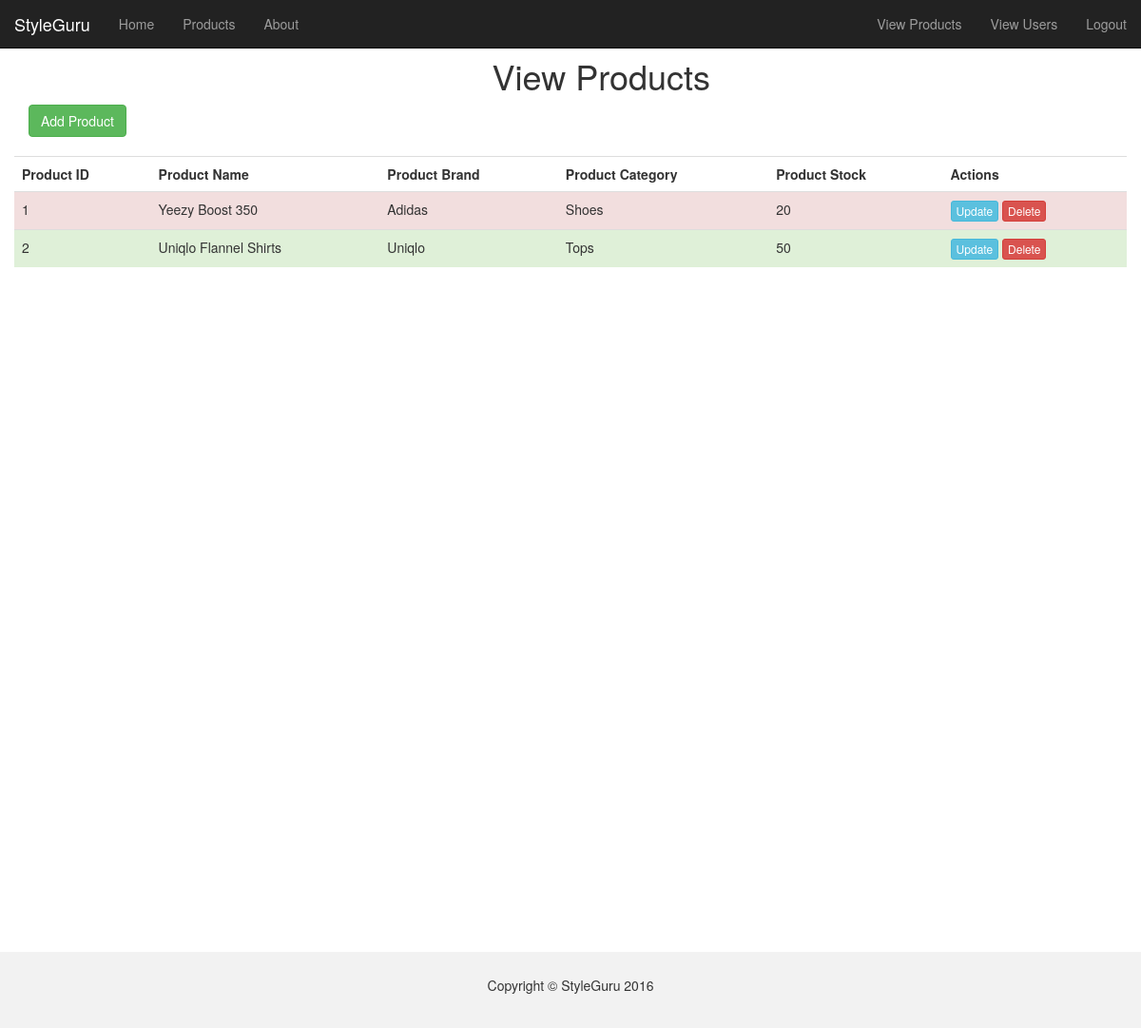
Page /index.php/db_process/viewproducts_admin on the committed database.
### tables this page shows
CREATE TABLE `product` (
  `p_id` int(11) NOT NULL,
  `p_name` varchar(32) NOT NULL,
  `p_brand` varchar(32) NOT NULL,
  `p_category` varchar(32) NOT NULL,
  `p_stock` int(11) NOT NULL
);

### application/controllers/Db_process.php (called while the page is built, shortened)
<?php
class Db_process extends CI_Controller{
	function viewproducts_admin(){
    $db = new dbqueries2();
    $data['products'] = $db->view_product();
		$this->load->view('header/header');
		$this->load->view('view_products_admin',$data);
		$this->load->view('footer/footer');
	}
}
 ?>

### index.php (called while the page is built, shortened)
<?php
require_once BASEPATH.'core/CodeIgniter.php';

### application/models/dbqueries2.php (called while the page is built, shortened)
<?php
class Dbqueries2 extends CI_Model{
  public function view_product(){
    $query = $this->db->get('product');
    return $query->result();
  }
}
 ?>

### application/views/view_products_admin.php (the view, shortened to what this page needs)
<body>
<div class="container setborder">
<div class="row" id="about">
   <div class="col-md-4 col-md-offset-5"><h1>View Products</h1></div>
   <div class="col-md-4">
		<a class ="butlink" href="<?php echo site_url('page/add_product_admin') ?>"><button type="button" class="btn btn-success">Add Product</button></a><br><br>
	</div>
   <table class="table">
     <tr>
       <th>Product ID</th>
       <th>Product Name</th>
       <th>Product Brand</th>
	   <th>Product Category</th>
	   <th>Product Stock</th>
	   <th>Actions</th>
    </tr>
   <?php
    foreach($products as $data_item){
      ?><tr class="<?php
						if($data_item->p_stock <= 20){
							echo "danger";
						}
						elseif($data_item->p_stock <= 30){
							echo "warning";
						}
						else{
							echo "success";
						}
					?>
					">
		 <td><?php echo $data_item->p_id; ?></td>
        <td><?php echo $data_item->p_name; ?></td>
        <td><?php echo $data_item->p_brand; ?></td>
        <td><?php echo $data_item->p_category; ?></td>
		<td><?php echo $data_item->p_stock; ?></td>
		<td>
			<a href ="<?php echo site_url('db_process/get_product_row_admin/'.$data_item->p_id);?>"><button type="submit" class="btn btn-info btn-xs">Update</button></a>
			<a href ="<?php echo site_url('db_process/delete_product_admin/'.$data_item->p_id);?>"><button type="submit" class="btn btn-danger btn-xs">Delete</button></a>
		</td>
      </tr>
  <?php   } ?>
  </table>
	<br><br><br><br><br><br>
	<br><br><br><br><br><br>
	<br><br><br><br><br><br>
	<br><br><br><br><br><br>
	<br><br><br><br><br><br>
	<br><br><br><br><br>
</div>
</div>

### application/views/header/header.php (style rules this page uses)
html, body { height: 100%; }
body { padding-top: 40px; padding-bottom: 40px; }
.butlink { color:white; }

### rows in the picture
product: p_id "1", p_name "Yeezy Boost 350", p_brand "Adidas", p_category "Shoes", p_stock "20"
product: p_id "2", p_name "Uniqlo Flannel Shirts", p_brand "Uniqlo", p_category "Tops", p_stock "50"
